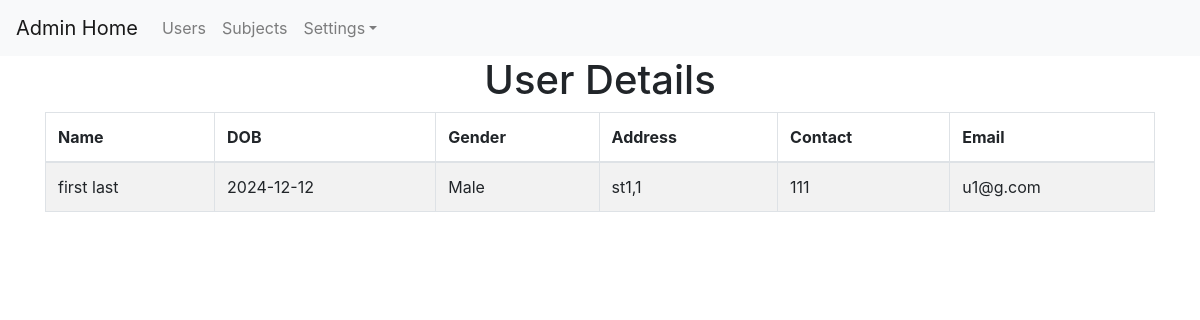
The app's page /admin_user_details_view with its own data.
### myapp/models.py (models this page shows, shortened)
class user_details(models.Model):
    user_id = models.IntegerField()
    fname = models.CharField(max_length=100)
    lname = models.CharField(max_length=200)
    gender = models.CharField(max_length=25)
    dob = models.CharField(max_length=25)
    addr = models.CharField(max_length=500)
    pin = models.IntegerField()
    contact = models.CharField(max_length=15)
    email = models.CharField(max_length=25)

### myapp/views.py (the view)
# urls.py: path('admin_user_details_view', views.admin_user_details_view,name='admin_user_details_view'),
def admin_user_details_view(request):
    ul_l = user_login.objects.filter(u_type='user')
    tm_l = []
    for u in ul_l:
        if u.id ==1:
            continue
        ud = user_details.objects.get(user_id=u.id)
        tm_l.append(ud)
    context = {'user_list':tm_l,'type':'User Details'}
    return render(request, './myapp/admin_user_details_view.html',context)

### myapp/templates/myapp/admin_user_details_view.html (shortened to what this page needs)
{% extends 'myapp/admin_base.html' %}
{% load static %}
{% block body %}
<center>
   <h1>{{type}}</h1>
    <div class="container">
    <form role="form" name="frm" action="" method="post">
        <table class="table table-striped table-bordered">
            <thead>
            <tr>
                <th>Name</th>
                <th>DOB</th>
                <th>Gender</th>
                <th>Address</th>
                <th>Contact</th>
                <th>Email</th>
            </tr>
            </thead>
            {% for f in user_list %}
            <tbody>
            <tr>
                <td>{{ f.fname }} {{ f.lname }}</td>
                <td>{{ f.dob }}</td>
                <td>{{ f.gender }}</td>
                <td>{{ f.addr }},{{ f.pin }}</td>
                <td>{{ f.contact }}</td>
                <td>{{ f.email }}</td>
            </tr>
            {% endfor %}
        </table>
        <br>
        <br>
    </form>
    </div>
</center>
{% endblock %}

### myapp/templates/myapp/admin_base.html (style rules this page uses)
body { background-repeat: no-repeat; background-attachment: fixed; background-size: cover; }

### records on screen
user_details: fname "first", lname "last", dob "2024-12-12", gender "Male", addr "st1", pin "1", contact "111", email "u1@g.com"

### other values on screen
{{ type }} "User Details"
